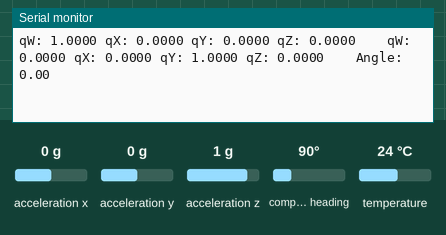
A sketch run on a simulated Arduino Uno, built with avr-gcc and run on an emulated ATmega328P. On the bench: the last lines printed to the serial monitor. The inputs (shaded band) are chosen by the test bench; at power-on: acceleration x 0 g, compass heading 90°, acceleration y 0 g, acceleration z 1 g, temperature 24 °C.

Above: at 3.2 s.
3.3 s: acceleration x set to -1.4 g
6.3 s: compass heading set to 352°
At 6.56 s:
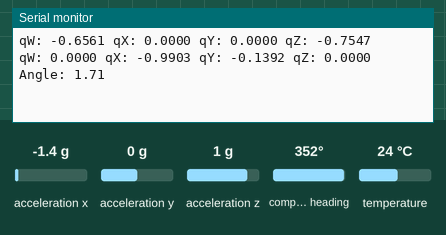
9.3 s: compass heading set to 180°
At 9.33 s:
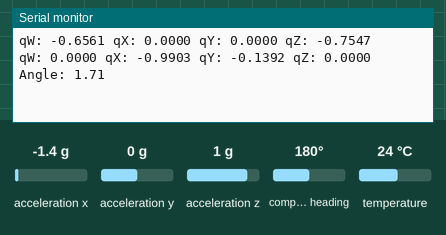
12.3 s: compass heading set to 352°
At 12.36 s:
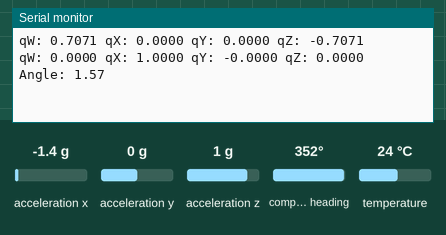
15.3 s: compass heading set to 90°
At 15.57 s:
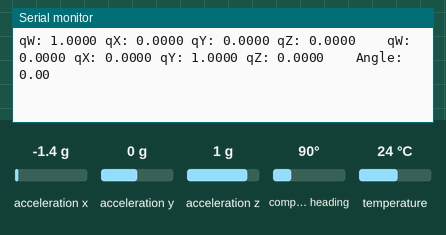
24.3 s: compass heading set to 7°
At 24.51 s:
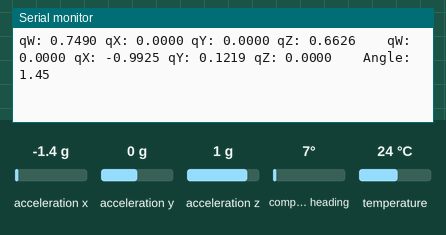
Timing chart, 0 to 27.3 s (numbered marks = the images above; inputs shaded):
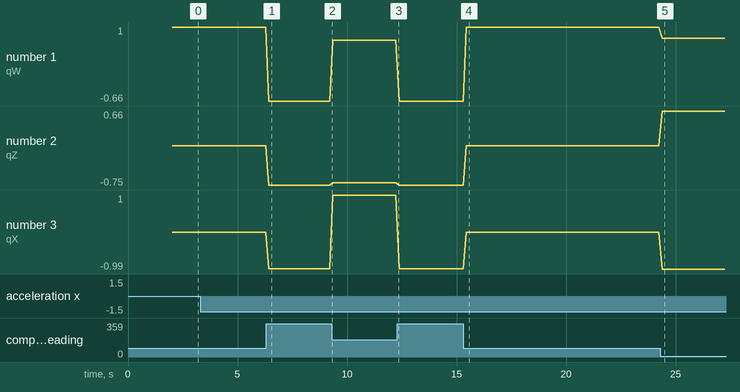

The sketch:

Quat.ino
```cpp
#include <Wire.h>
#include <Adafruit_Sensor.h>
#include <Adafruit_BNO055.h>
#include <utility/imumaths.h>
#include "Quaternion.h"

/* This driver reads raw data from the BNO055

   Connections
   ===========
   Connect SCL to analog 5
   Connect SDA to analog 4
   Connect VDD to 3.3V DC
   Connect GROUND to common ground

   History
   =======
   2015/MAR/03  - First release (KTOWN)
*/

/* Set the delay between fresh samples */
#define BNO055_SAMPLERATE_DELAY_MS (100)

Adafruit_BNO055 bno = Adafruit_BNO055();

Quaternion q1 = Quaternion();
Quaternion q2 = Quaternion();

/**************************************************************************/
/*
    Arduino setup function (automatically called at startup)
*/
/**************************************************************************/
void setup(void)
{
  Serial.begin(9600);
  Serial.println("Orientation Sensor Raw Data Test"); Serial.println("");

  /* Initialise the sensor */
  if(!bno.begin())
  {
    /* There was a problem detecting the BNO055 ... check your connections */
    Serial.print("Ooops, no BNO055 detected ... Check your wiring or I2C ADDR!");
    while(1);
  }

  delay(1000);

  /* Display the current temperature */
  int8_t temp = bno.getTemp();
  Serial.print("Current Temperature: ");
  Serial.print(temp);
  Serial.println(" C");
  Serial.println("");

  bno.setExtCrystalUse(true);

  Serial.println("Calibration status values: 0=uncalibrated, 3=fully calibrated");
  delay(1000);
  imu::Quaternion quat = bno.getQuat();
  q1.a = quat.w();
  q1.b = quat.x();
  q1.c = quat.y();
  q1.d = quat.z();


}

/**************************************************************************/
/*
    Arduino loop function, called once 'setup' is complete (your own code
    should go here)
*/
/**************************************************************************/
void loop(void)
{
  // Possible vector values can be:
  // - VECTOR_ACCELEROMETER - m/s^2
  // - VECTOR_MAGNETOMETER  - uT
  // - VECTOR_GYROSCOPE     - rad/s
  // - VECTOR_EULER         - degrees
  // - VECTOR_LINEARACCEL   - m/s^2
  // - VECTOR_GRAVITY       - m/s^2
  imu::Vector<3> euler = bno.getVector(Adafruit_BNO055::VECTOR_EULER);

  /* Display the floating point data */
  /*
  Serial.print("X: ");
  Serial.print(euler.x());
  Serial.print(" Y: ");
  Serial.print(euler.y());
  Serial.print(" Z: ");
  Serial.print(euler.z());
  Serial.print("\t\t");
  */


  // Quaternion data
  imu::Quaternion quat = bno.getQuat();
  /*
  Serial.print("qW: ");
  Serial.print(quat.w(), 4);
  Serial.print(" qX: ");
  Serial.print(quat.y(), 4);
  Serial.print(" qY: ");
  Serial.print(quat.x(), 4);
  Serial.print(" qZ: ");
  Serial.print(quat.z(), 4);
  Serial.print("\t\t");
  */

  q2.a = quat.w();
  q2.b = quat.x();
  q2.c = quat.y();
  q2.d = quat.z();
  Quaternion q3 = q1.conj()*q2; // change in q1 to q2.

  Serial.print("qW: ");
  Serial.print(q3.a, 4);
  Serial.print(" qX: ");
  Serial.print(q3.b, 4);
  Serial.print(" qY: ");
  Serial.print(q3.c, 4);
  Serial.print(" qZ: ");
  Serial.print(q3.d, 4);
  Serial.print("\t\t");


  Quaternion v = Quaternion(); // create an empty vector.
  v.a = 0;
  v.b = 0;
  v.c = 1;
  v.d = 0;
  Quaternion u = q3.rotate(v);
  Serial.print("qW: ");
  Serial.print(u.a, 4);
  Serial.print(" qX: ");
  Serial.print(u.b, 4);
  Serial.print(" qY: ");
  Serial.print(u.c, 4);
  Serial.print(" qZ: ");
  Serial.print(u.d, 4);
  Serial.print("\t\t");
  Serial.print("Angle: ");
  Serial.println(acos(u.b*v.b+u.c*v.c+u.d*v.d));


  /* Display calibration status for each sensor. */
   /*
  uint8_t system, gyro, accel, mag = 0;
  bno.getCalibration(&system, &gyro, &accel, &mag);
  Serial.print("CALIBRATION: Sys=");
  Serial.print(system, DEC);
  Serial.print(" Gyro=");
  Serial.print(gyro, DEC);
  Serial.print(" Accel=");
  Serial.print(accel, DEC);
  Serial.print(" Mag=");
  Serial.println(mag, DEC);
  */

  delay(BNO055_SAMPLERATE_DELAY_MS);
}

void quat_math(){

}
```

Quaternion.cpp
```cpp
#include "Quaternion.h"
#include "Arduino.h"

// http://www.euclideanspace.com/maths/algebra/realNormedAlgebra/quaternions/arithmetic/index.htm
// 800B
Quaternion & Quaternion::operator*=(const Quaternion &q) {
    Quaternion ret;
    ret.a = a*q.a - b*q.b - c*q.c - d*q.d;
    ret.b = b*q.a + a*q.b + c*q.d - d*q.c;
    ret.c = a*q.c - b*q.d + c*q.a + d*q.b;
    ret.d = a*q.d + b*q.c - c*q.b + d*q.a;
    return (*this = ret);
}

Quaternion & Quaternion::operator+=(const Quaternion &q) {
    a += q.a;
    b += q.b;
    c += q.c;
    d += q.d;
    return *this;
}

Quaternion & Quaternion::operator*=(float scale) {
    a *= scale;
    b *= scale;
    c *= scale;
    d *= scale;
    return *this;
}

float Quaternion::norm() const {
    float norm2 = a*a + b*b + c*c + d*d;
    return sqrt(norm2);
}

// 400B
Quaternion & Quaternion::normalize() {
    float n = norm();
    a /= n;
    b /= n;
    c /= n;
    d /= n;
    return *this;
}

// This method takes an euler rotation in rad and converts it to an equivilent
// Quaternion rotation.
// 800B
const Quaternion Quaternion::from_euler_rotation(float x, float y, float z) {
    float c1 = cos(y/2);
    float c2 = cos(z/2);
    float c3 = cos(x/2);

    float s1 = sin(y/2);
    float s2 = sin(z/2);
    float s3 = sin(x/2);
    Quaternion ret;
    ret.a = c1 * c2 * c3 - s1 * s2 * s3;
    ret.b = s1 * s2 * c3 + c1 * c2 * s3;
    ret.c = s1 * c2 * c3 + c1 * s2 * s3;
    ret.d = c1 * s2 * c3 - s1 * c2 * s3;
    return ret;
}

const Quaternion Quaternion::from_euler_rotation_approx(float x, float y, float z) {
    // approximage cos(theta) as 1 - theta^2 / 2
    float c1 = 1 - (y * y / 8);
    float c2 = 1 - (z * z / 8);
    float c3 = 1 - (x * x / 8);

    // appromixate sin(theta) as theta
    float s1 = y/2;
    float s2 = z/2;
    float s3 = x/2;
    Quaternion ret;
    ret.a = c1 * c2 * c3 - s1 * s2 * s3;
    ret.b = s1 * s2 * c3 + c1 * c2 * s3;
    ret.c = s1 * c2 * c3 + c1 * s2 * s3;
    ret.d = c1 * s2 * c3 - s1 * c2 * s3;
    return ret;
}

const Quaternion Quaternion::conj() const {
    Quaternion ret(*this);
    ret.b *= -1;
    ret.c *= -1;
    ret.d *= -1;
    return ret;
}

// This method takes two vectors and computes the rotation vector between them.
// Both the left and right hand sides must be pure vectors (a == 0)
// Both the left and right hand sides must normalized already.
// This computes the rotation that will tranform this to q.
// 500B
const Quaternion Quaternion::rotation_between_vectors(const Quaternion& q) const {
    // http://www.euclideanspace.com/maths/algebra/vectors/angleBetween/
    // We want to compute the below values.
    // w = 1 + v1•v2
    // x = (v1 x v2).x
    // y = (v1 x v2).y
    // z = (v1 x v2).z

    // Instead of writing the below code direclty, we reduce code size by
    // just using multiplication to implement it.
    //Quaternion ret;
    //ret.a = 1 + b * q.b + c * q.c + d * q.d;
    //ret.b = c * q.d - d * q.c;
    //ret.c = d * q.b - b * q.d;
    //ret.d = b * q.c - c * q.b;
    //ret.normalize();
    //return ret;

    // From wikipedia https://en.wikipedia.org/wiki/Quaternion#Quaternions_and_the_geometry_of_R3
    // The cross product p x q is just the vector part of multiplying p * q
    Quaternion ret = (*this) * q;
    ret.a = 1 - ret.a;
    ret.normalize();
    return ret;
}

float Quaternion::dot_product(const Quaternion& q) const {
    return a * q.a + b * q.b + c * q.c + d * q.d;
}

// This will roate the input vector by this normalized rotation quaternion.
const Quaternion Quaternion::rotate(const Quaternion& q) const {
    return (*this) * q * conj();
}

// This modifies this normalized rotation quaternion and makes it
// rotate between 0-1 as much as it would normally rotate.
// The math here is pretty sloppy but should work for
// most cases.
Quaternion & Quaternion::fractional(float f) {
    a = 1-f + f*a;
    b *= f;
    c *= f;
    d *= f;
    return normalize();
}
```

Quaternion.h
```cpp
#ifndef QUATERNION_H
#define QUATERNION_H

class Quaternion {
public:
    float a;
    float b;
    float c;
    float d;

    Quaternion() {a = 1; b = c = d = 0;}

    // This is a vector that can be rotated in Quaternion space.
    Quaternion(float x, float y, float z) {a = 0; b = x; c = y; d = z;}

    // This returns a Quaternion that rotates in each given axis in radians.
    // We use standard right hand rule for rotations and coordinates.
    static const Quaternion from_euler_rotation(float x, float y, float z);

    // This is like from_euler_rotation but for small angles (less than 45 deg (PI/4))
    static const Quaternion from_euler_rotation_approx(float x, float y, float z);

    Quaternion & operator=(const Quaternion &rhs) {
        a = rhs.a;
        b = rhs.b;
        c = rhs.c;
        d = rhs.d;
        return *this;
    }

    // http://www.euclideanspace.com/maths/algebra/realNormedAlgebra/quaternions/arithmetic/index.htm
    Quaternion & operator*=(const Quaternion &q);
    const Quaternion operator* (const Quaternion& q) const { return Quaternion(*this) *= q; }
    Quaternion & operator+=(const Quaternion &q);
    const Quaternion operator+(const Quaternion& q) const { return Quaternion(*this) += q; }
    Quaternion & operator*=(float scale);
    const Quaternion operator*(float scale) const { return Quaternion(*this) *= scale; }
    float norm() const;
    Quaternion & normalize();
    const Quaternion conj() const;
    // This method takes two vectors and computes the rotation vector between them.
    // Both the left and right hand sides must be pure vectors (a == 0)
    // Both the left and right hand sides must normalized already.
    // This computes the rotation that will tranform this to q.
    const Quaternion rotation_between_vectors(const Quaternion& v) const;
    float dot_product(const Quaternion& q) const;

    // This method takes one vector and rotates it using this Quaternion.
    // The input must be a pure vector (a == 0)
    const Quaternion rotate(const Quaternion& q) const;
    Quaternion & fractional(float f);
};

#endif
```

Measured:
- after the input at 6.3 s, the serial monitor: prints a new line after 0.13 s (image 1)
- after the input at 15.3 s, the serial monitor: prints a new line after 0.14 s (image 4)
- after the input at 24.3 s, the serial monitor: prints a new line after 0.08 s (image 5)
- plotted number 1: 1 → -0.66 after the input at 6.3 s, -0.66 → 0.71 after the input at 9.3 s, 0.71 → -0.66 after the input at 12.3 s, -0.66 → 1 after the input at 15.3 s, 1 → 0.75 after the input at 24.3 s
- plotted number 2: 0 → -0.75 after the input at 6.3 s, -0.75 → -0.71 after the input at 9.3 s, -0.71 → -0.75 after the input at 12.3 s, 0 → 0.66 after the input at 24.3 s
- plotted number 3: 0 → -0.99 after the input at 6.3 s, -0.99 → 1 after the input at 9.3 s, 1 → -0.99 after the input at 12.3 s, 0 → -0.99 after the input at 24.3 s
